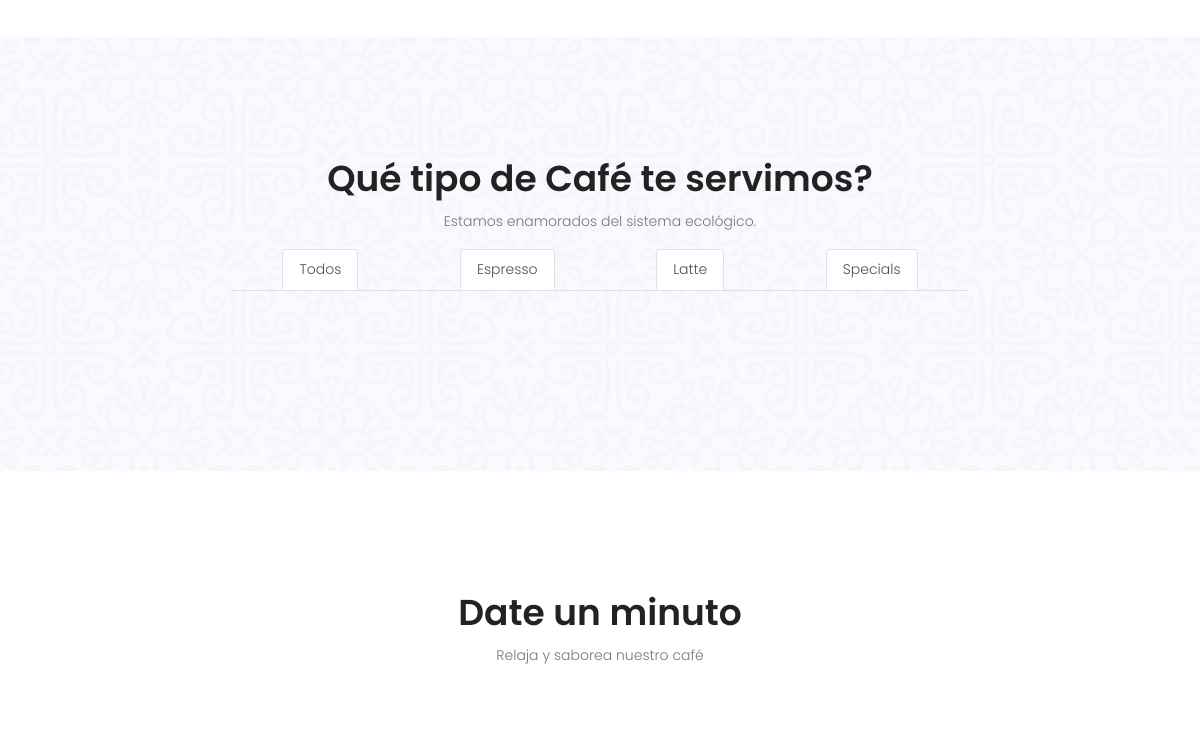
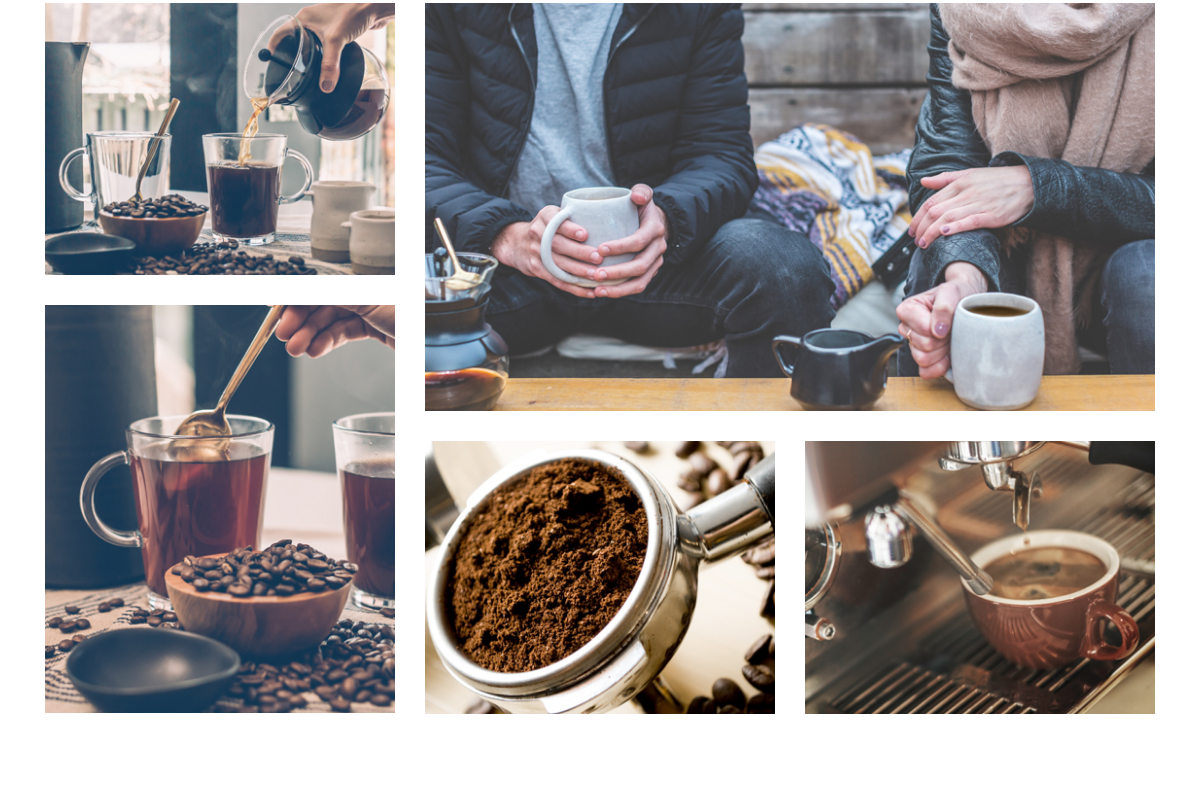
Before: / (middle part) with the older database file (2 pictures, top to bottom).
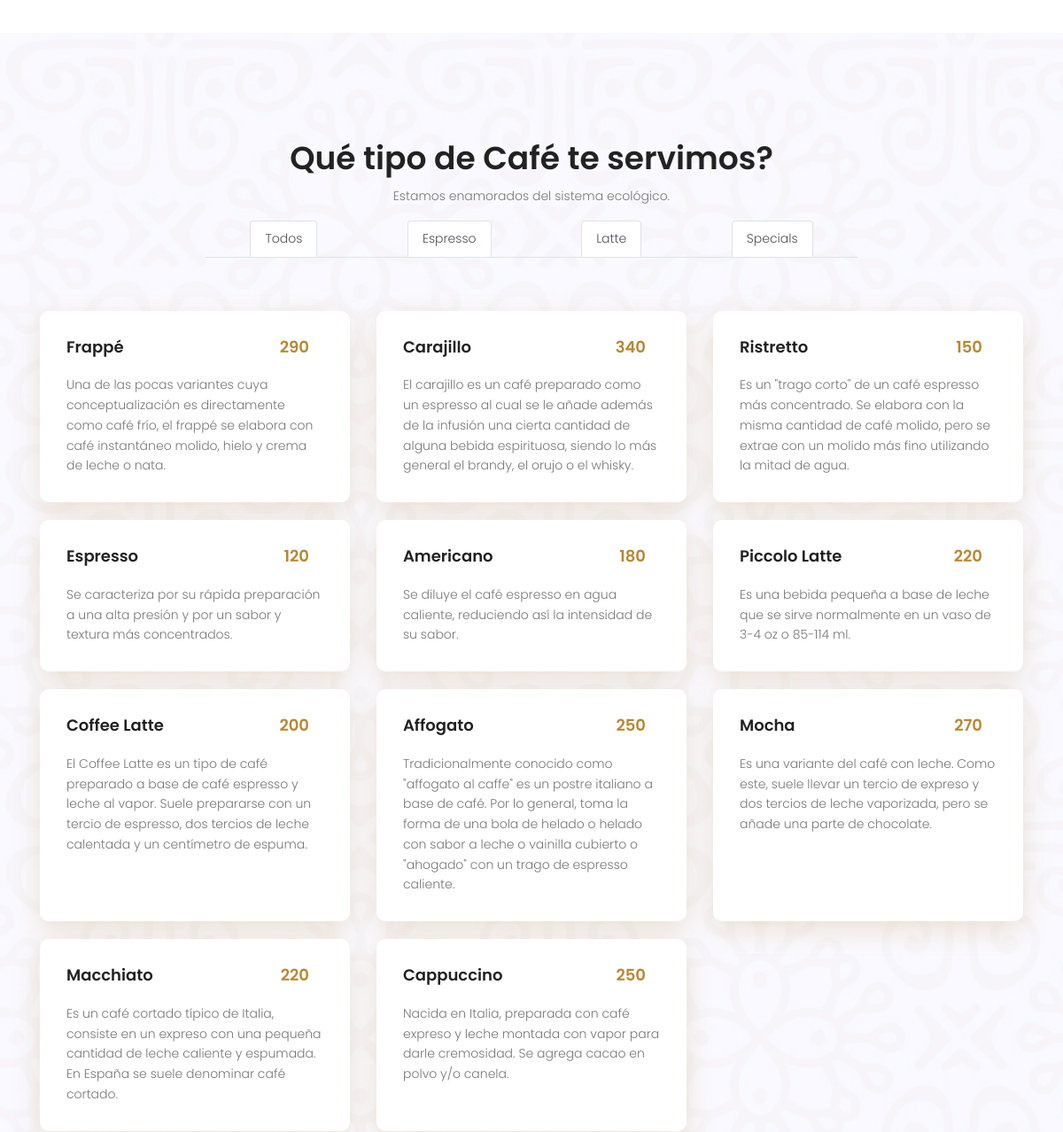
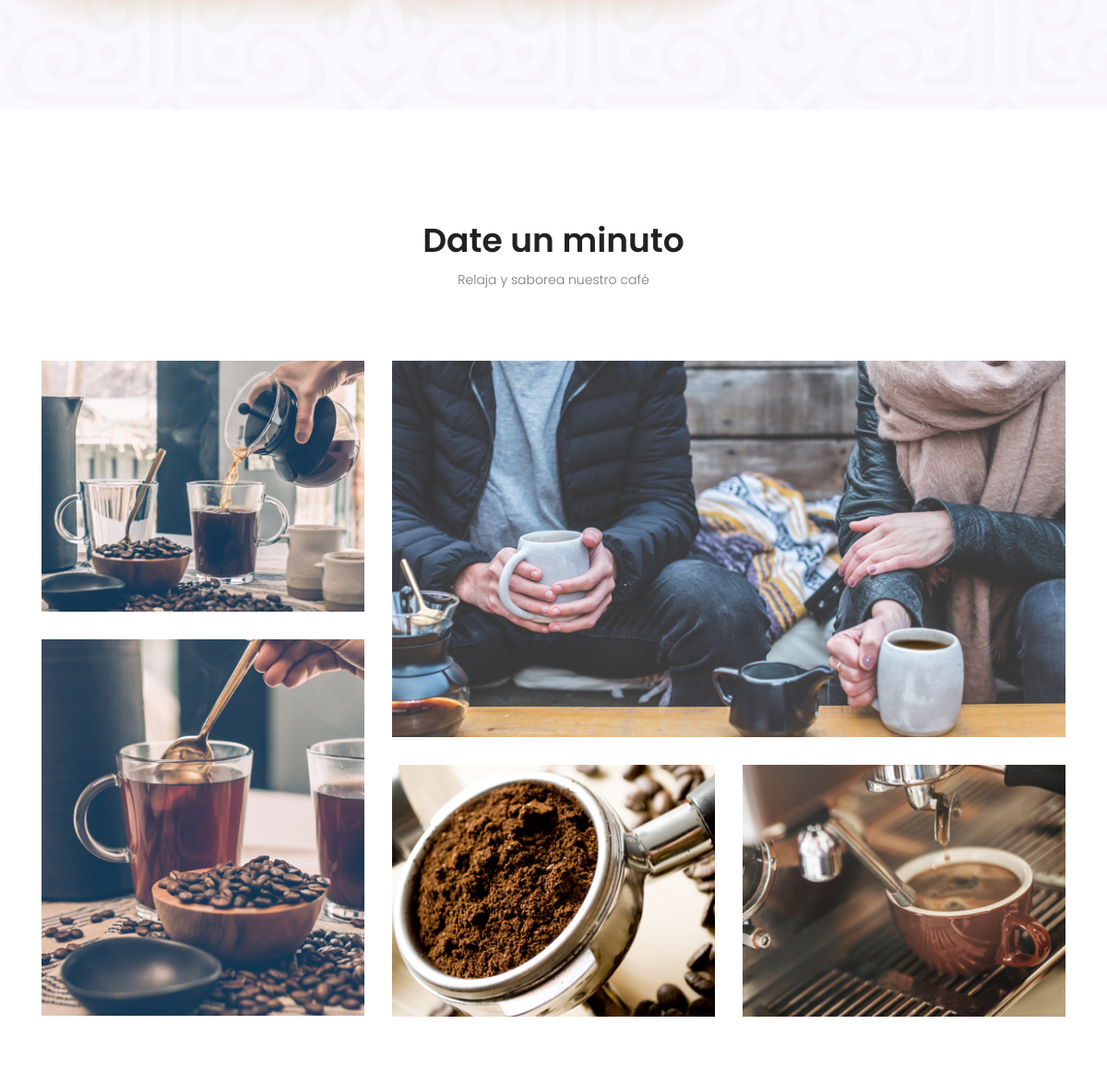
After: the same page with the newer database file (2 pictures, top to bottom).
### tables this page shows
CREATE TABLE IF NOT EXISTS `coffee_list` (
  `id_coffee` int(3) NOT NULL AUTO_INCREMENT,
  `coffee_name` varchar(80) DEFAULT NULL,
  `coffee_type` int(11) DEFAULT NULL,
  `coffee_description` text,
  `coffee_price` float DEFAULT NULL,
  `coffee_properties` text,
  `coffee_created_by` varchar(100) DEFAULT NULL,
  PRIMARY KEY (`id_coffee`),
  KEY `FK` (`coffee_type`) USING BTREE,
  CONSTRAINT `FK_coffee_list_coffee_type` FOREIGN KEY (`coffee_type`) REFERENCES `coffee_type` (`id_coffee_type`)
);

### cnx/coffee_list.php (called while the page is built, shortened)
<?php
include 'db.php';
$query = mysqli_query($cnx, "SELECT * FROM coffee_list ORDER BY id_coffee DESC");
$coffee_list = array();
while ($row = mysqli_fetch_array($query)) {
  $coffee_list[] = $row;
}
?>

### index.php (the view, shortened to what this page needs)
<?php include 'components/header.php'; ?>
<?php include 'cnx/coffee_list.php'; ?>
<section class="video-sec-area pb-100 pt-40" id="about">
</section>
<section class="menu-area section-gap" id="coffee">
	<div class="container">
		<div class="row d-flex justify-content-center">
			<div class="menu-content pb-60 col-lg-10">
				<div class="title text-center">
					<h1 class="mb-10">Qué tipo de Café te servimos?</h1>
					<p>Estamos enamorados del sistema ecológico.</p>
				</div>
				<div class="filter col-lg-10 mx-auto">
					<ul class="nav nav-tabs justify-content-around" id="myTab" role="tablist">
						<li class="nav-item m-0">
							<a class="nav-link active" id="todos-tab" data-toggle="todos" href="/?filter=todos#coffee" role="tab" aria-controls="todos" aria-selected="true">Todos</a>
						</li>
						<li class="nav-item m-0">
							<a class="nav-link active" id="espresso-tab" data-toggle="espresso" href="/?filter=1#coffee" role="tab" aria-controls="espresso" aria-selected="false">Espresso</a>
						</li>
						<li class="nav-item m-0">
							<a class="nav-link active" id="latte-tab" data-toggle="latte" href="/?filter=2#coffee" role="tab" aria-controls="latte" aria-selected="false">Latte</a>
						</li>
						<li class="nav-item m-0">
							<a class="nav-link active" id="specials-tab" data-toggle="specials" href="/?filter=3#coffee" role="tab" aria-controls="specials" aria-selected="false">Specials</a>
						</li>
					</ul>
				</div>
			</div>
		</div>
		<div class="row" style="row-gap: 20px;">
			<?php foreach ($coffee_list as $coffee) : ?>
				<?php if (isset($_GET['filter']) && $_GET['filter'] !== 'todos') : ?>
					<?php if ($_GET['filter'] == $coffee['coffee_type']) : ?>
						<div class="col-lg-4">
							<div class="single-menu">
								<div class="title-div justify-content-between d-flex">
									<h4><?= $coffee['coffee_name']; ?></h4>
									<p class="price float-right">
										<?= $coffee['coffee_price']; ?>
									</p>
								</div>
								<p>
									<?= $coffee['coffee_description']; ?>
								</p>
							</div>
						</div>
					<?php endif; ?>
				<?php else : ?>
					<div class="col-lg-4">
						<div class="single-menu">
							<div class="title-div justify-content-between d-flex">
								<h4><?= $coffee['coffee_name']; ?></h4>
								<p class="price float-right">
									<?= $coffee['coffee_price']; ?>
								</p>
							</div>
							<p>
								<?= $coffee['coffee_description']; ?>
							</p>
						</div>
					</div>
				<?php endif; ?>
			<?php endforeach; ?>
		</div>
	</div>
</section>
<section class="gallery-area section-gap" id="gallery">
	<div class="container">
		<div class="row d-flex justify-content-center">
			<div class="menu-content pb-60 col-lg-10">
				<div class="title text-center">
					<h1 class="mb-10">Date un minuto</h1>
					<p>Relaja y saborea nuestro café</p>
				</div>
			</div>
		</div>
		<div class="row">
			<div class="col-lg-4">
				<a href="assets/img/g1.jpg" class="img-pop-home">
					<img class="img-fluid" src="assets/img/g1.jpg" alt="">
				</a>
				<a href="assets/img/g2.jpg" class="img-pop-home">
					<img class="img-fluid" src="assets/img/g2.jpg" alt="">
				</a>
			</div>
			<div class="col-lg-8">
				<a href="assets/img/g3.jpg" class="img-pop-home">
					<img class="img-fluid" src="assets/img/g3.jpg" alt="">
				</a>
				<div class="row">
					<div class="col-lg-6">
						<a href="assets/img/g4.jpg" class="img-pop-home">
							<img class="img-fluid" src="assets/img/g4.jpg" alt="">
						</a>
					</div>
					<div class="col-lg-6">
						<a href="assets/img/g5.jpg" class="img-pop-home">
							<img class="img-fluid" src="assets/img/g5.jpg" alt="">
						</a>
					</div>
				</div>
			</div>
		</div>
	</div>
</section>
<?php include 'components/footer.php'; ?>

### components/header.php (shortened to what this page needs)
<!DOCTYPE html>
<html lang="es" class="no-js">
<head>
  <link rel="stylesheet" href="../assets/css/linearicons.css">
  <link rel="stylesheet" href="../assets/css/font-awesome.min.css">
  <link rel="stylesheet" href="../assets/css/bootstrap.css">
  <link rel="stylesheet" href="../assets/css/magnific-popup.css">
  <link rel="stylesheet" href="../assets/css/nice-select.css">
  <link rel="stylesheet" href="../assets/css/animate.min.css">
  <link rel="stylesheet" href="../assets/css/owl.carousel.css">
  <link rel="stylesheet" href="../assets/css/main.css">
</head>
<body>

### components/footer.php (shortened to what this page needs)
</body>
</html>

### assets/css/main.css (style rules this page uses)
body { color: #777777; font-family: "Poppins", sans-serif; font-size: 14px; font-weight: 300; line-height: 1.625em; position: relative; }
ol, ul { margin: 0; padding: 0; list-style: none; }
a { -webkit-transition: all 0.3s ease 0s; -moz-transition: all 0.3s ease 0s; -o-transition: all 0.3s ease 0s; transition: all 0.3s ease 0s; }
a, a:focus, a:hover { text-decoration: none; outline: 0; }
h1, h2, h3, h4, h5, h6 { font-family: "Poppins", sans-serif; color: #222222; line-height: 1.2em !important; margin-bottom: 0; margin-top: 0; font-weight: 600; }
h1, .h1 { font-size: 36px; }
h4, .h4 { font-size: 18px; }
.mb-10 { margin-bottom: 10px; }
.pt-40 { padding-top: 40px; }
.pb-60 { padding-bottom: 60px; }
.pb-100 { padding-bottom: 100px; }
.float-right { float: right; }
.text-center { text-align: center; }
h1 { font-size: 36px; }
h4 { font-size: 18px; }
h1, h2, h3, h4, h5, h6 { line-height: 1.5em; }
.section-gap { padding: 120px 0; }
.img-pop-home { -webkit-transition: all 0.3s ease 0s; -moz-transition: all 0.3s ease 0s; -o-transition: all 0.3s ease 0s; transition: all 0.3s ease 0s; }
.menu-area { background: url(../img/menu-bg.jpg) center; background-size: cover; }
.single-menu { height: 100%; background-color: #fff; box-shadow: 0px 10px 30px 0px rgba(182, 136, 52, 0.2); border-radius: 10px; padding: 30px 30px; }
.single-menu .title-div { padding-bottom: 20px; }
.single-menu .price { color: #b68834; font-size: 18px; font-weight: 600; width: -webkit-fill-available; text-align: center; max-width: fit-content; margin-right: 1rem; }
.single-menu p { margin-bottom: 0; }
.gallery-area img { margin-bottom: 30px; width: 100%; }

Changed rows visible on the page:
added coffee_list: coffee_name "Frappé", coffee_price "290", coffee_description "Una de las pocas variantes cuya conceptualización es directamente como café frío, el frappé se elabora con café instantáneo molido, hielo y crema de leche o nata."
added coffee_list: coffee_name "Carajillo", coffee_price "340", coffee_description "El carajillo es un café preparado como un espresso al cual se le añade además de la infusión una cierta cantidad de alguna bebida espirituosa, siendo lo más general el brandy, el orujo o el whisky."
added coffee_list: coffee_name "Ristretto", coffee_price "150", coffee_description "Es un \"trago corto\" de un café espresso más concentrado. Se elabora con la misma cantidad de café molido, pero se extrae con un molido más fino utilizando la mitad de agua."
added coffee_list: coffee_name "Espresso", coffee_price "120", coffee_description "Se caracteriza por su rápida preparación a una alta presión y por un sabor y textura más concentrados."
added coffee_list: coffee_name "Americano", coffee_price "180", coffee_description "Se diluye el café espresso en agua caliente, reduciendo así la intensidad de su sabor."
added coffee_list: coffee_name "Piccolo Latte", coffee_price "220", coffee_description "Es una bebida pequeña a base de leche que se sirve normalmente en un vaso de 3-4 oz o 85-114 ml."
added coffee_list: coffee_name "Coffee Latte", coffee_price "200", coffee_description "El Coffee Latte es un tipo de café preparado a base de café espresso y leche al vapor. Suele prepararse con un tercio de espresso, dos tercios de leche calentada y un centímetro de espuma."
added coffee_list: coffee_name "Affogato", coffee_price "250", coffee_description "Tradicionalmente conocido como \"affogato al caffe\" es un postre italiano a base de café. Por lo general, toma la forma de una bola de helado o helado con sabor a leche o vainilla cubierto o \"ahogado\" con un trago de espresso caliente."
added coffee_list: coffee_name "Mocha", coffee_price "270", coffee_description "Es una variante del café con leche. Como este, suele llevar un tercio de expreso y dos tercios de leche vaporizada, pero se añade una parte de chocolate."
added coffee_list: coffee_name "Macchiato", coffee_price "220", coffee_description "Es un café cortado típico de Italia, consiste en un expreso con una pequeña cantidad de leche caliente y espumada. En España se suele denominar café cortado."
added coffee_list: coffee_name "Cappuccino", coffee_price "250", coffee_description "Nacida en Italia, preparada con café expreso y leche montada con vapor para darle cremosidad. Se agrega cacao en polvo y/o canela."
